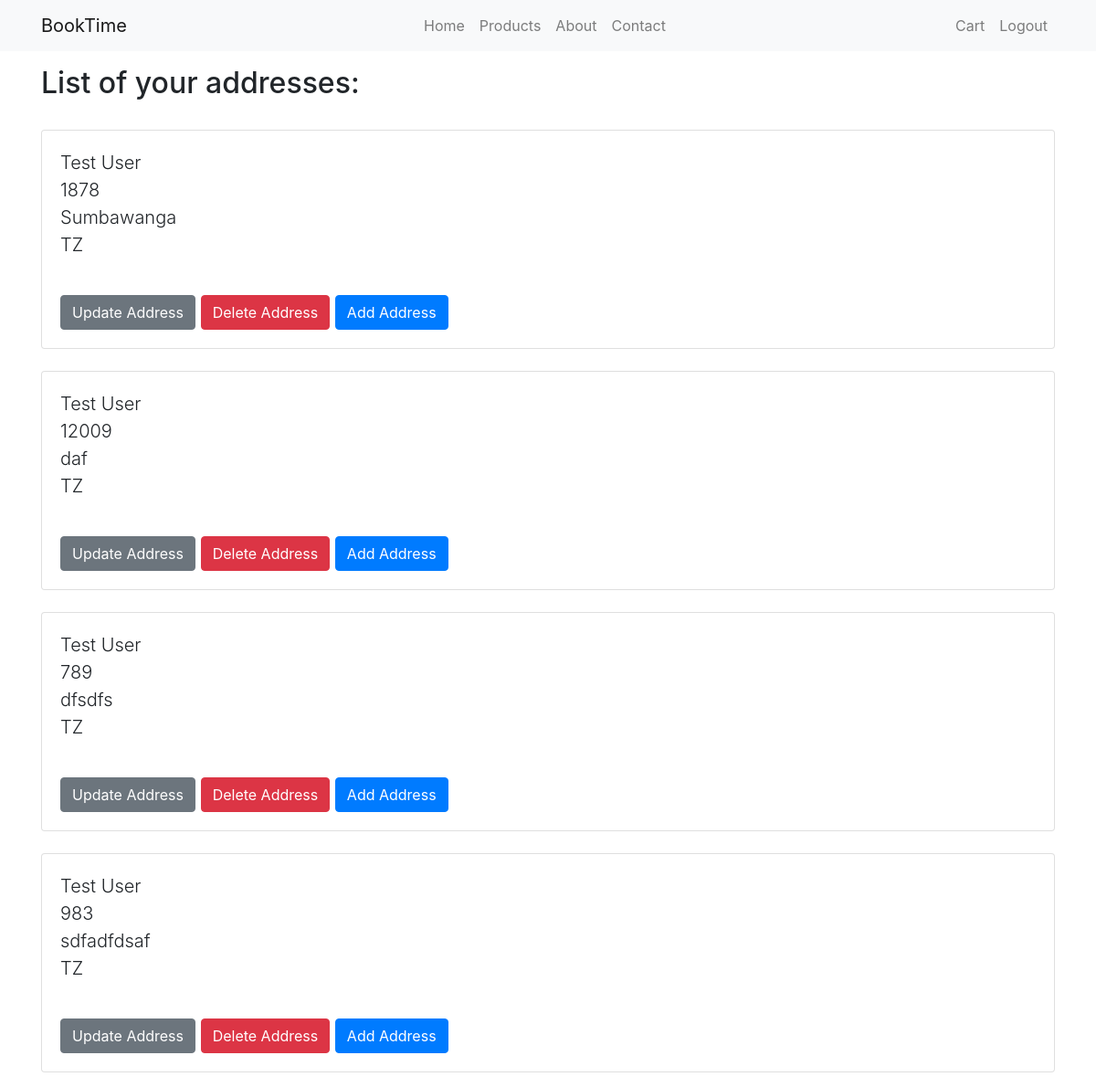
Before: /accounts/addresses/ (signed in) with the older database file.
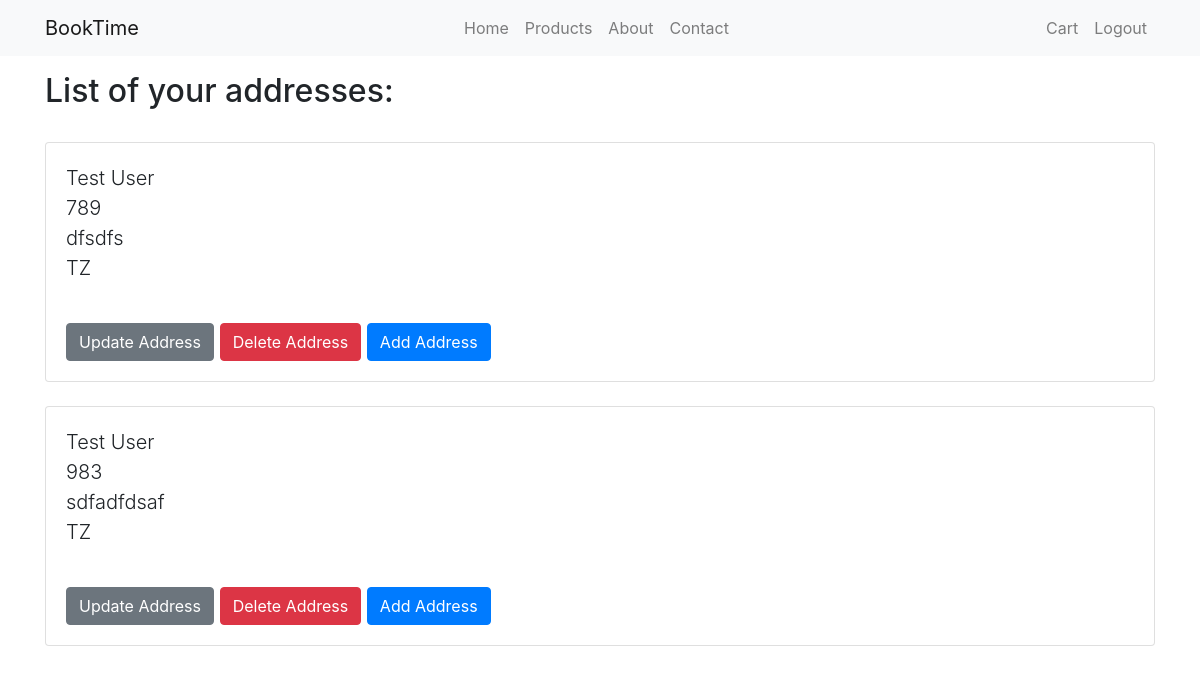
After: the same page with the newer database file.
### accounts/models.py (models this page shows, shortened)
class Address(models.Model):
    SUPPORTED_COUNTRIES = (
        ('TZ', 'Tanzania'),
    )
    user = models.ForeignKey(CustomUser, on_delete=models.CASCADE)
    zip_code = models.CharField('ZIP / Postal Code', max_length=12)
    city = models.CharField(max_length=60)
    country = models.CharField(max_length=3, choices=SUPPORTED_COUNTRIES, default='TZ')
    address_type = models.CharField(max_length=1, choices=ADDRESS_CHOICES)
    class Meta:
        verbose_name_plural = "Addresses"

class CustomUser(AbstractBaseUser):
    email = models.EmailField(
        verbose_name='email address',
        max_length=255,
        unique=True,
    )
    name = models.CharField(max_length=100)
    is_active = models.BooleanField(default=True)
    is_superuser = models.BooleanField(default=False)
    objects = CustomUserManager()
    USERNAME_FIELD = 'email'
    REQUIRED_FIELDS = ['name',]

### accounts/views.py (the view)
class AddressListView(ListView):
    model = Address
    template_name = 'accounts/address_list.html'
    def get_queryset(self):
        return self.model.objects.filter(user=self.request.user)

### accounts/templates/accounts/address_list.html (shortened to what this page needs)
{% extends 'main/base.html' %}
{% block content %}
    {% if object_list %}
        <h2>List of your addresses:</h2>
        {% for address in object_list %}
            <div class="lead pt-4">
                <div class="card">
                    <div class="card-body">
                        {{ address.user.name }}<br>
                        {{ address.zip_code }}<br>
                        {{ address.city }}<br>
                        {{ address.country }}<br>
                    </div>
                    <div class="card-body">
                        <a href="{% url 'accounts:address-update' address.pk %}" class="btn btn-secondary">Update Address</a>
                        <a href="{% url 'accounts:address-delete' address.pk %}" class="btn btn-danger">Delete Address</a>
                        <a href="{% url 'accounts:address-create' %}" class="btn btn-primary">Add Address</a>
                    </div>
                </div>
            </div>
        {% endfor %}
    {% else %}
        <h2>You have no addresses yet.</h2>
    {% endif %}
{% endblock content %}

Changed rows visible on the page:
removed Address: user.name "Test User", zip_code "1878", city "Sumbawanga", country "TZ"
removed Address: user.name "Test User", zip_code "12009", city "daf", country "TZ"
